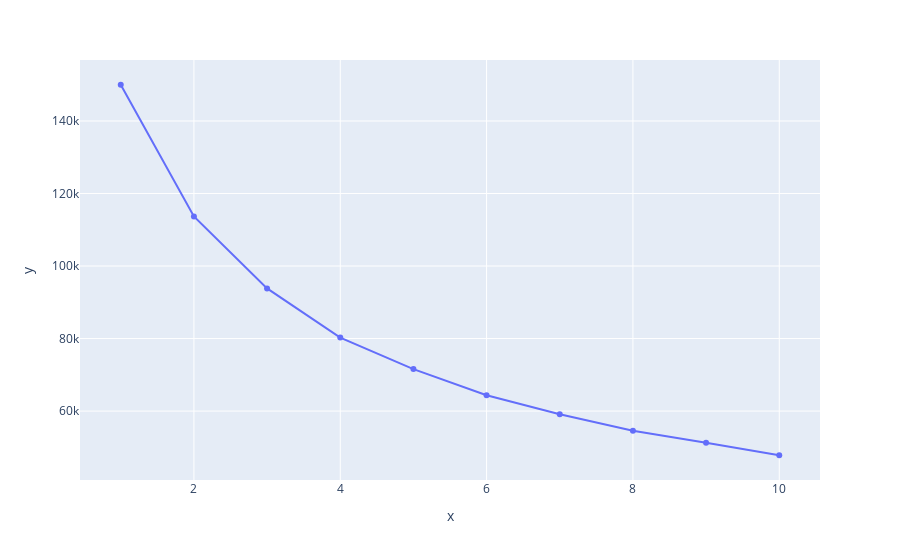

Notebook code cell kept with this figure:
### Code cell
import plotly.express as plk 

plk.line(x=range(1,11),y=wcss,markers=True)

### Figure 1 — Plotly figure (JSON) as saved in the notebook; plotly's stock layout.template omitted (floating-point values rounded to 4 significant figures)
{"data": [{"hovertemplate": "x=%{x}<br>y=%{y}<extra></extra>", "legendgroup": "", "line": {"color": "#636efa", "dash": "solid"}, "marker": {"symbol": "circle"}, "mode": "markers+lines", "name": "", "orientation": "v", "showlegend": false, "type": "scatter", "x": [1, 2, 3, 4, 5, 6, 7, 8, 9, 10], "xaxis": "x", "y": [150000.0, 113700.0, 93820.0, 80260.0, 71580.0, 64390.0, 59110.0, 54550.0, 51290.0, 47820.0], "yaxis": "y"}], "layout": {"legend": {"tracegroupgap": 0}, "margin": {"t": 60}, "xaxis": {"anchor": "y", "domain": [0, 1], "title": {"text": "x"}}, "yaxis": {"anchor": "x", "domain": [0, 1], "title": {"text": "y"}}}}
